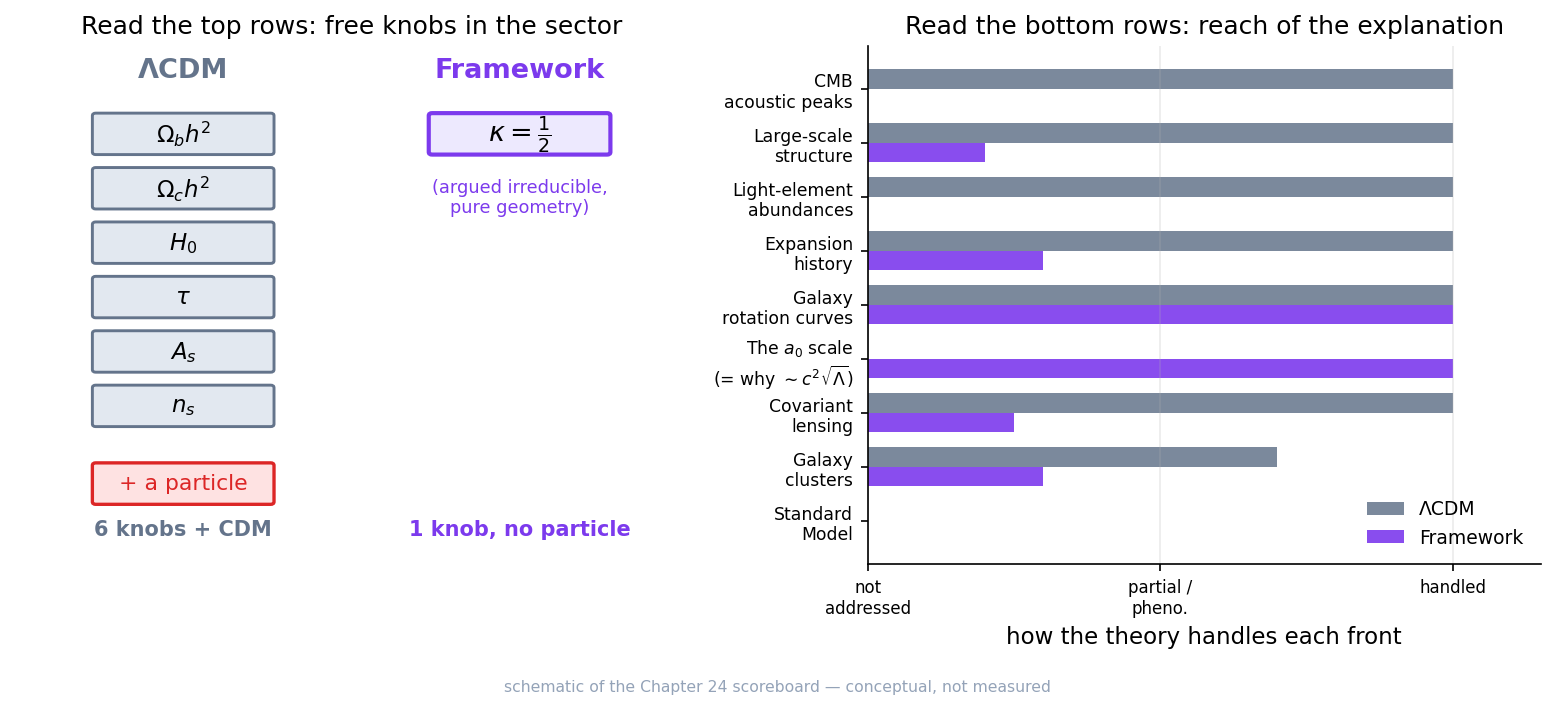

Generate this figure with Python:
import numpy as np, matplotlib
matplotlib.use("Agg")
import matplotlib.pyplot as plt
from matplotlib.patches import FancyBboxPatch
plt.rcParams.update({"figure.dpi":150,"savefig.dpi":150,"font.size":11,
    "axes.grid":True,"grid.alpha":0.25,"axes.spines.top":False,"axes.spines.right":False,
    "axes.titlesize":12,"figure.facecolor":"white","axes.facecolor":"white"})
C_FW="#7c3aed"; C_NEWTON="#64748b"; C_MOND="#0891b2"; C_DATA="#dc2626"

fig, (axL, axR) = plt.subplots(1, 2, figsize=(10.5, 4.7))

# ---- LEFT PANEL: counting the knobs ----
axL.set_title("Read the top rows: free knobs in the sector")
axL.grid(False)
axL.set_xlim(0, 10); axL.set_ylim(0, 10)
axL.axis("off")

# LambdaCDM column: six knobs + a particle
lcdm_labels = [r"$\Omega_b h^2$", r"$\Omega_c h^2$", r"$H_0$", r"$\tau$", r"$A_s$", r"$n_s$"]
axL.text(2.5, 9.4, "ΛCDM", ha="center", fontsize=13, fontweight="bold", color=C_NEWTON)
for i, lab in enumerate(lcdm_labels):
    y = 8.3 - i*1.05
    box = FancyBboxPatch((1.2, y-0.35), 2.6, 0.7, boxstyle="round,pad=0.05",
                         linewidth=1.4, edgecolor=C_NEWTON, facecolor="#e2e8f0")
    axL.add_patch(box)
    axL.text(2.5, y, lab, ha="center", va="center", fontsize=11)
# the particle
box = FancyBboxPatch((1.2, 1.55-0.35), 2.6, 0.7, boxstyle="round,pad=0.05",
                     linewidth=1.6, edgecolor=C_DATA, facecolor="#fee2e2")
axL.add_patch(box)
axL.text(2.5, 1.55, "+ a particle", ha="center", va="center", fontsize=10.5, color=C_DATA)
axL.text(2.5, 0.55, "6 knobs + CDM", ha="center", fontsize=10, fontweight="bold", color=C_NEWTON)

# Framework column: one knob
axL.text(7.5, 9.4, "Framework", ha="center", fontsize=13, fontweight="bold", color=C_FW)
box = FancyBboxPatch((6.2, 8.3-0.35), 2.6, 0.7, boxstyle="round,pad=0.05",
                     linewidth=2.0, edgecolor=C_FW, facecolor="#ede9fe")
axL.add_patch(box)
axL.text(7.5, 8.3, r"$\kappa = \frac{1}{2}$", ha="center", va="center", fontsize=13)
axL.text(7.5, 7.45, "(argued irreducible,\npure geometry)", ha="center", va="top",
         fontsize=8.5, color=C_FW)
axL.text(7.5, 0.55, "1 knob, no particle", ha="center", fontsize=10, fontweight="bold", color=C_FW)

# ---- RIGHT PANEL: reach ----
axR.set_title("Read the bottom rows: reach of the explanation")
topics = ["CMB\nacoustic peaks", "Large-scale\nstructure", "Light-element\nabundances",
          "Expansion\nhistory", "Galaxy\nrotation curves", r"The $a_0$ scale" + "\n(= why $\\sim c^2\\sqrt{\\Lambda}$)",
          "Covariant\nlensing", "Galaxy\nclusters", "Standard\nModel"]
# 1 = handled, 0.5 = partial/phenomenological, 0 = not addressed / wall
lcdm_reach = [1, 1, 1, 1, 1, 0, 1, 0.7, 0]      # LCDM: a0 not a question it asks; SM separate
fw_reach   = [0, 0.2, 0, 0.3, 1, 1, 0.25, 0.3, 0]  # framework: narrow but explains a0
y = np.arange(len(topics))[::-1]
h = 0.36
axR.barh(y + h/2, lcdm_reach, height=h, color=C_NEWTON, alpha=0.85, label="ΛCDM")
axR.barh(y - h/2, fw_reach, height=h, color=C_FW, alpha=0.9, label="Framework")
axR.set_yticks(y); axR.set_yticklabels(topics, fontsize=8.3)
axR.set_xlim(0, 1.15); axR.set_xticks([0, 0.5, 1.0])
axR.set_xticklabels(["not\naddressed", "partial /\npheno.", "handled"], fontsize=8)
axR.set_xlabel("how the theory handles each front")
axR.legend(frameon=False, loc="lower right", fontsize=9)
axR.grid(axis="x", alpha=0.25); axR.grid(axis="y", alpha=0)

fig.text(0.5, 0.005, "schematic of the Chapter 24 scoreboard — conceptual, not measured",
         ha="center", fontsize=7.5, color="#94a3b8")
fig.tight_layout(rect=[0,0.03,1,1]); fig.savefig("ch24_scoreboard_two_stories.png", bbox_inches="tight"); print("ok")
